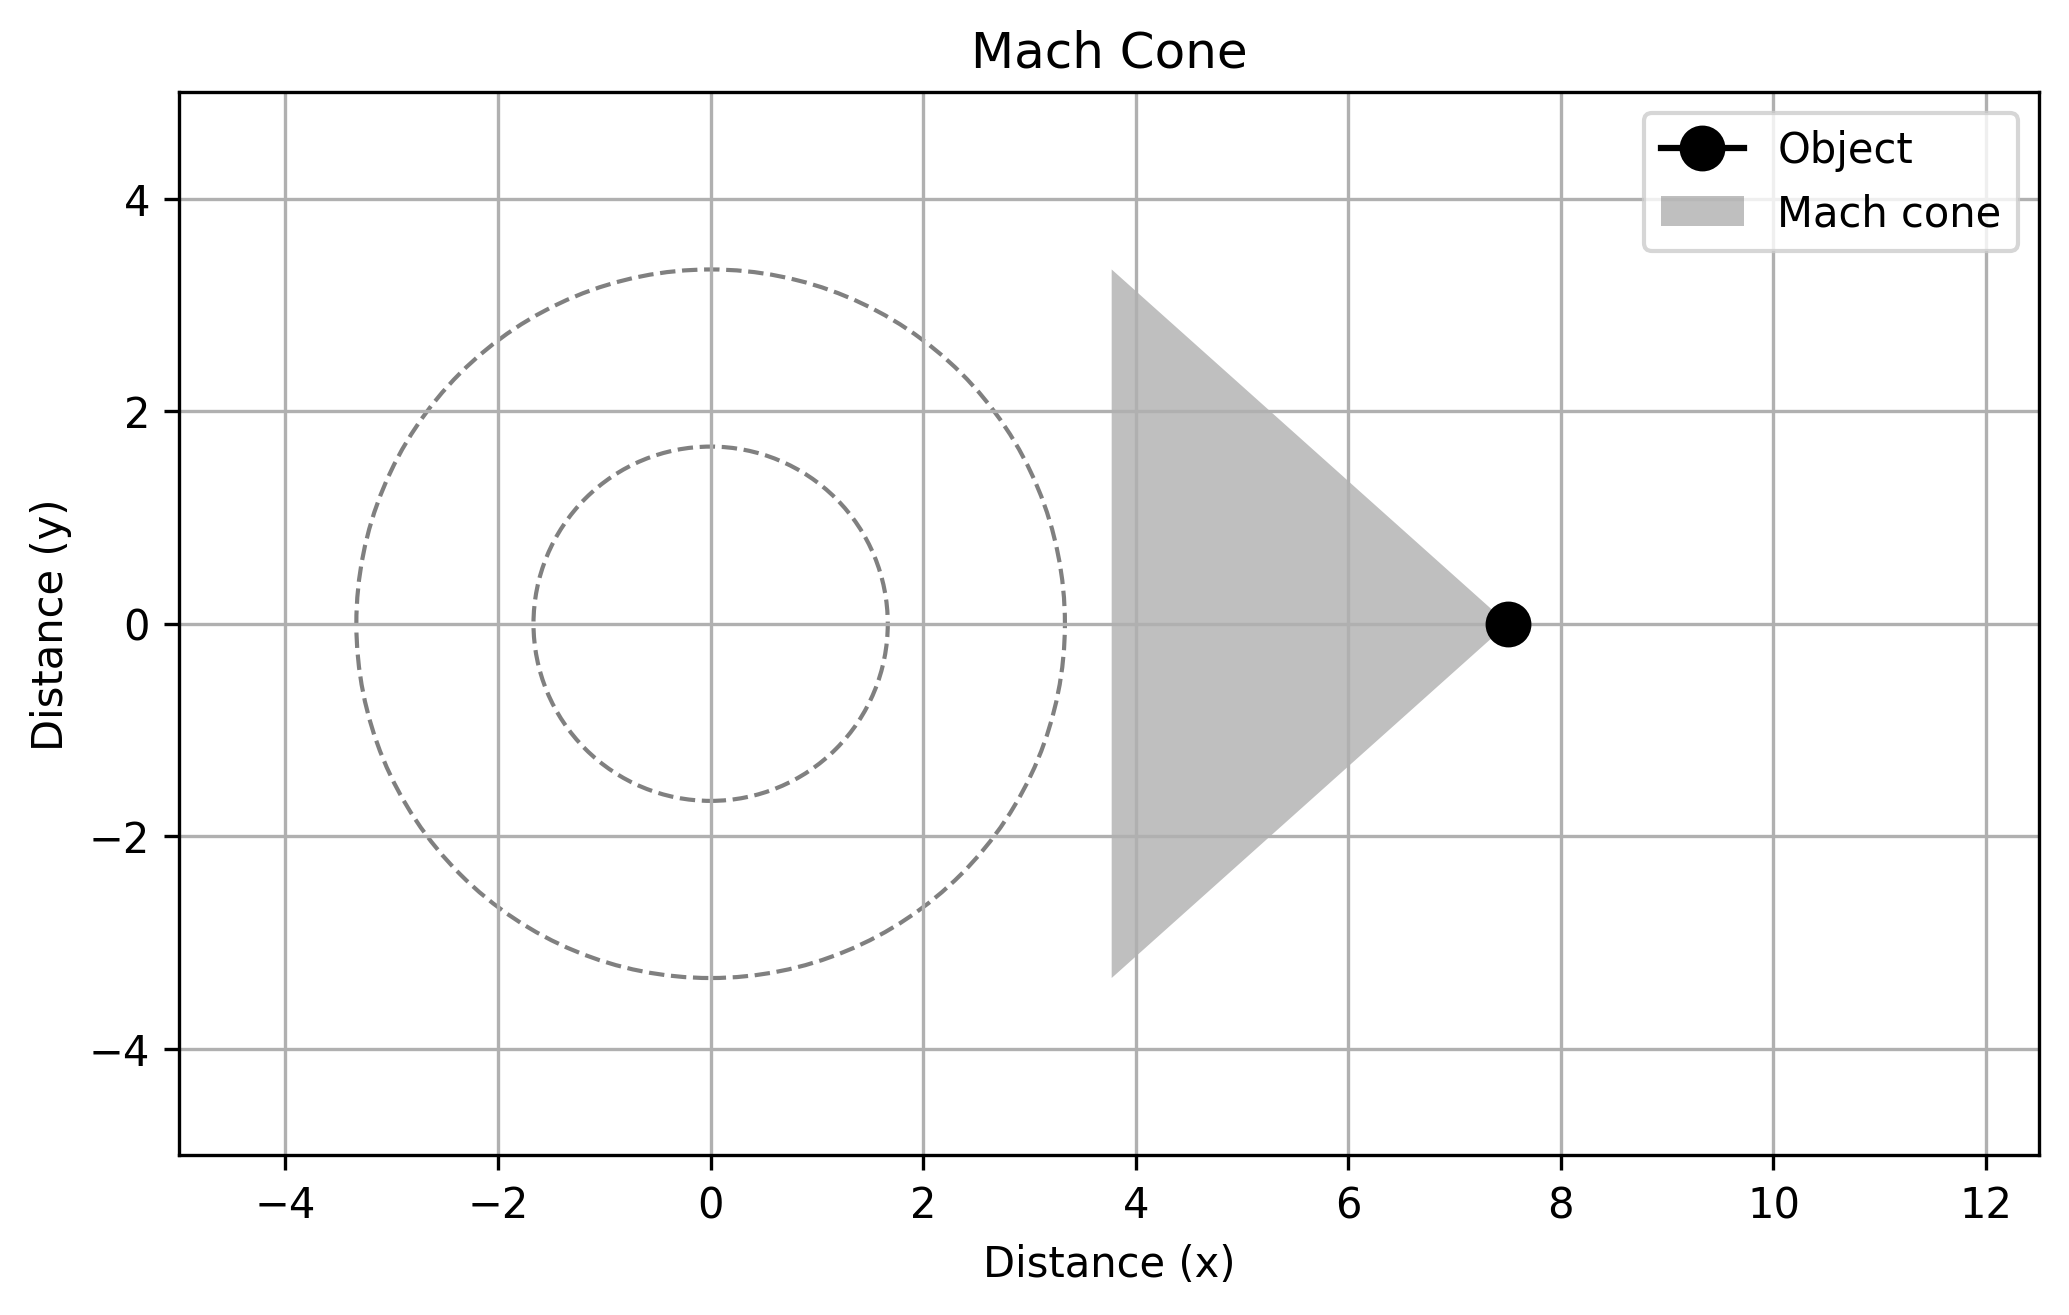

The Python source for this figure:
import numpy as np
import matplotlib.pyplot as plt
from matplotlib.patches import Polygon
import os

def mach_cone(velocity_ratio, time, x_pos = 0, y_pos = 0):
    """Calculates the coordinates for a mach cone.
    
    Args:
    velocity_ratio: The ratio of object velocity to the speed of sound
    time: The time duration since the object started moving
    x_pos: The initial x position of the object
    y_pos: The initial y position of the object

    Return:
      A tuple of the x and y coordinates for the mach cone, and the position of the object.
    """

    # Calculate mach angle using arcsin
    mach_angle = np.arcsin(1 / velocity_ratio)

    # Calculate the x and y positions of the apex of the mach cone at the time `time`
    x_apex = x_pos + velocity_ratio * time
    y_apex = y_pos

    # Calculate the x and y positions of the cone in the time
    x1 = x_apex + time * np.cos(np.pi - mach_angle)
    y1 = y_apex + time * np.sin(np.pi - mach_angle)
    x2 = x_apex + time * np.cos(np.pi + mach_angle)
    y2 = y_apex + time * np.sin(np.pi + mach_angle)

    return [x_apex, y_apex], [x1,y1], [x2,y2]


def plot_mach_cone(velocity_ratio = 1.5, time_since_start = 5, x_object_pos = 0, y_object_pos = 0):
  """Plots a Mach cone with a specified velocity ratio and time, at an x and y position

    Args:
      velocity_ratio: The ratio of the object velocity to the speed of sound.
      time_since_start: The time since the object began moving.
      x_object_pos: The initial position of the object on the x axis
      y_object_pos: The initial position of the object on the y axis
    """

  # Create figure and axes
  fig, ax = plt.subplots(figsize=(8, 6))
  ax.set_aspect('equal')
  ax.set_xlabel('Distance (x)')
  ax.set_ylabel('Distance (y)')
  ax.set_title('Mach Cone')

  # Add the object
  apex, point1, point2 = mach_cone(velocity_ratio, time_since_start, x_object_pos, y_object_pos)
  ax.plot(apex[0], apex[1], marker='o', markersize=10, color="black", label='Object')
  
  # Create the Mach cone polygon
  polygon_points = np.array([apex,point1,point2])
  polygon = Polygon(polygon_points, closed=True, facecolor="gray", alpha=0.5, label = "Mach cone")
  ax.add_patch(polygon)
  ax.set_xlim(x_object_pos - time_since_start, x_object_pos + (velocity_ratio + 1) * time_since_start)
  ax.set_ylim(y_object_pos - 1 * time_since_start, y_object_pos + 1 * time_since_start)


  # Plot a circle to represent sound waves
  num_wave_circles = 3
  for i in range(num_wave_circles):
      circle = plt.Circle((x_object_pos, y_object_pos), i * time_since_start/num_wave_circles, fill=False, edgecolor = "gray", linestyle="--")
      ax.add_patch(circle)


  ax.legend()
  plt.grid(True)
  
  # Attempt to save the plot to a file
  try:
      plt.savefig("mach_cone.png", dpi=300, bbox_inches='tight')
      print("Plot saved to mach_cone.png")
  except Exception as e:
      print(f"Error saving plot to file: {e}")
      exit()
  
  # Attempt to save the script to a file
  try:
      # Get the current script's filename and read its content
      current_script_path = os.path.abspath(__file__)
      with open(current_script_path, 'r') as f:
          script_code = f.read()

      # Save the script to a new file
      with open("mach_cone.py", "w") as f:
          f.write(script_code)
      print("Script saved to mach_cone.py")
  except Exception as e:
      print(f"Error saving script: {e}")
      exit()

  plt.show()
  return

plot_mach_cone()
